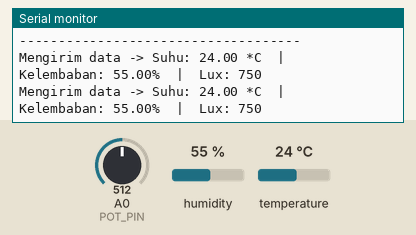
Simulated run of this program. Board: Arduino Nano, built with avr-gcc and run on an emulated ATmega328P. Parts: the last lines printed to the serial monitor. The inputs (shaded band) are chosen by the test bench; at power-on: humidity 55 %, A0 (POT_PIN) = 512, temperature 24 °C.

Above: at 4.8 s.
4.9 s: humidity set to 22 %
At 7.5 s:
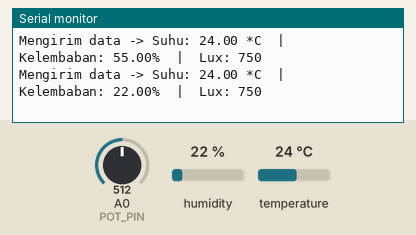
7.9 s: A0 (POT_PIN) set to 716
At 8.9 s:
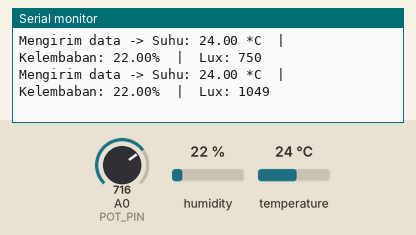
10.9 s: temperature set to 12 °C
At 12.9 s:
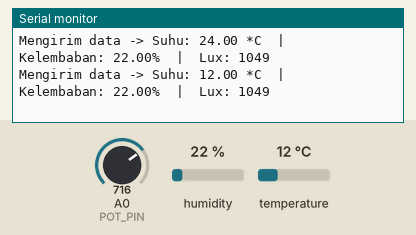
13.9 s: A0 (POT_PIN) set to 900
At 15.6 s:
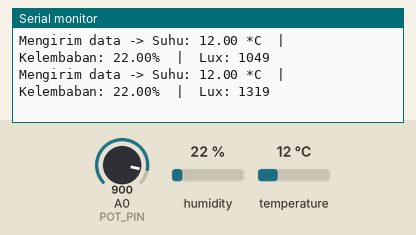
16.9 s: humidity set to 40 %
At 19.7 s:
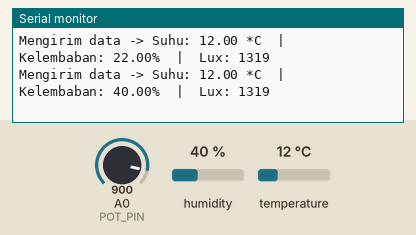
Timing chart, 0 to 20.9 s (numbered marks = the images above; inputs shaded):
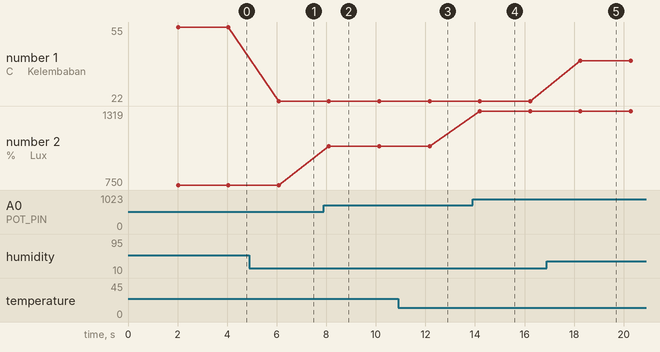

The program:

main.cpp
```cpp
#include <Arduino.h>
#include <Adafruit_Sensor.h>
#include <DHT.h>
#include <SoftwareSerial.h> // <-- PUSTAKA TAMBAHAN

// --- KONFIGURASI PIN ---
// Sensor Suhu dan Kelembaban
#define DHTPIN 4      // Pin D4 di Arduino Nano
#define DHTTYPE DHT22   // Sesuaikan dengan tipe dht

// Potensiometer untuk Simulasi Cahaya
#define POT_PIN A0    // Pin A0

// Pin untuk komunikasi Software Serial ke ESP8266
#define NANO_RX_PIN 2 // Pin D2 sebagai RX
#define NANO_TX_PIN 3 // Pin D3 sebagai TX

// --- INISIALISASI OBJEK ---
DHT dht(DHTPIN, DHTTYPE);
// Inisialisasi SoftwareSerial (RX, TX)
SoftwareSerial espSerial(NANO_RX_PIN, NANO_TX_PIN);

void setup() {
  // Serial Monitor untuk debugging di PC (opsional, tapi sangat membantu)
  Serial.begin(9600);
  Serial.println("\nSistem Monitoring Siap - Arduino Nano");
  Serial.println("------------------------------------");

  // Mulai komunikasi Software Serial ke ESP8266
  espSerial.begin(9600);

  dht.begin();
}

void loop() {
  // Beri jeda antar pembacaan
  delay(2000);

  // --- Membaca DHT ---
  float humidity = dht.readHumidity();
  float temperature = dht.readTemperature();

  // --- Membaca Potensiometer ---
  int potValue = analogRead(POT_PIN);
  // Konversi nilai analog (0-1023) ke skala lux (0-1500) untuk simulasi
  long luxValue = map(potValue, 0, 1023, 0, 1500);

  if (isnan(humidity) || isnan(temperature)) {
    Serial.println("Gagal membaca dari sensor DHT! Periksa kabel.");
    return;
  }

  // --- Menampilkan data ke Serial Monitor PC untuk Debugging ---
  Serial.print("Mengirim data -> ");
  Serial.print("Suhu: ");
  Serial.print(temperature);
  Serial.print(" *C  |  ");
  Serial.print("Kelembaban: ");
  Serial.print(humidity);
  Serial.print("%  |  ");
  Serial.print("Lux: ");
  Serial.println(luxValue);

  // --- Mengirim semua data ke ESP8266 melalui Software Serial ---
  // Format: suhu,kelembaban,lux (diakhiri dengan newline)
  espSerial.print(temperature);
  espSerial.print(",");
  espSerial.print(humidity);
  espSerial.print(",");
  espSerial.println(luxValue); // println() menambahkan karakter newline '\n' di akhir
}
```

Measured:
- after the input at 4.9 s, the serial monitor: prints a new line after 1.2 s (image 1)
- after the input at 7.9 s, the serial monitor: prints a new line after 0.20 s (image 2)
- after the input at 10.9 s, the serial monitor: prints a new line after 1.3 s (image 3)
- after the input at 13.9 s, the serial monitor: prints a new line after 0.30 s (image 4)
- after the input at 16.9 s, the serial monitor: prints a new line after 1.4 s (image 5)
- plotted number 1: 55 → 22 after the input at 4.9 s, 22 → 40 after the input at 16.9 s
- plotted number 2: 750 → 1049 after the input at 7.9 s, 1049 → 1319 after the input at 13.9 s
